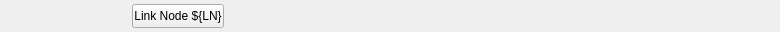
<?xml version="1.0" encoding="UTF-8"?>
<ui version="4.0">
 <class>Form</class>
 <widget class="QWidget" name="Form">
  <property name="geometry">
   <rect>
    <x>0</x>
    <y>0</y>
    <width>780</width>
    <height>32</height>
   </rect>
  </property>
  <property name="windowTitle">
   <string>Form</string>
  </property>
  <widget class="PyDMLabel" name="PyDMLabel">
   <property name="geometry">
    <rect>
     <x>14</x>
     <y>4</y>
     <width>40</width>
     <height>24</height>
    </rect>
   </property>
   <property name="toolTip">
    <string/>
   </property>
   <property name="alignment">
    <set>Qt::AlignCenter</set>
   </property>
   <property name="channel" stdset="0">
    <string>MPLN:${LOCA}:${IOC_UNIT}:${INST}:LCLSMODE_RBV</string>
   </property>
  </widget>
  <widget class="PyDMLabel" name="PyDMLabel_2">
   <property name="geometry">
    <rect>
     <x>58</x>
     <y>4</y>
     <width>64</width>
     <height>24</height>
    </rect>
   </property>
   <property name="toolTip">
    <string/>
   </property>
   <property name="alignment">
    <set>Qt::AlignCenter</set>
   </property>
   <property name="channel" stdset="0">
    <string>MPLN:${LOCA}:${IOC_UNIT}:${INST}:LN_TYPE</string>
   </property>
  </widget>
  <widget class="PyDMRelatedDisplayButton" name="PyDMRelatedDisplayButton">
   <property name="geometry">
    <rect>
     <x>132</x>
     <y>4</y>
     <width>92</width>
     <height>24</height>
    </rect>
   </property>
   <property name="toolTip">
    <string/>
   </property>
   <property name="text">
    <string>Link Node ${LN}</string>
   </property>
   <property name="filenames" stdset="0">
    <stringlist>
     <string>$PYDM/mps/mps_link_node.ui</string>
    </stringlist>
   </property>
   <property name="showIcon" stdset="0">
    <bool>false</bool>
   </property>
   <property name="macros" stdset="0">
    <stringlist>
     <string>P=${P},SLOT_FILE=LinkNode${LN}_slot.ui,LOCA=${LOCA},IOC_UNIT=${IOC_UNIT},INST=${INST},LN=${LN}</string>
    </stringlist>
   </property>
  </widget>
  <widget class="PyDMLabel" name="PyDMLabel_3">
   <property name="geometry">
    <rect>
     <x>234</x>
     <y>4</y>
     <width>110</width>
     <height>24</height>
    </rect>
   </property>
   <property name="toolTip">
    <string/>
   </property>
   <property name="alignment">
    <set>Qt::AlignCenter</set>
   </property>
   <property name="channel" stdset="0">
    <string>MPLN:${LOCA}:${IOC_UNIT}:${INST}:LN_SHM_NAME</string>
   </property>
  </widget>
  <widget class="PyDMLabel" name="PyDMLabel_4">
   <property name="geometry">
    <rect>
     <x>350</x>
     <y>4</y>
     <width>100</width>
     <height>24</height>
    </rect>
   </property>
   <property name="toolTip">
    <string/>
   </property>
   <property name="alignment">
    <set>Qt::AlignCenter</set>
   </property>
   <property name="channel" stdset="0">
    <string>MPLN:${LOCA}:${IOC_UNIT}:${INST}:FPGA_UPTIMECNT</string>
   </property>
  </widget>
  <widget class="PyDMLabel" name="PyDMLabel_5">
   <property name="geometry">
    <rect>
     <x>456</x>
     <y>4</y>
     <width>100</width>
     <height>24</height>
    </rect>
   </property>
   <property name="toolTip">
    <string/>
   </property>
   <property name="alignment">
    <set>Qt::AlignCenter</set>
   </property>
   <property name="channel" stdset="0">
    <string>MPLN:${LOCA}:${IOC_UNIT}:${INST}:CONFIG_VERSION</string>
   </property>
  </widget>
  <widget class="PyDMLabel" name="PyDMLabel_6">
   <property name="geometry">
    <rect>
     <x>560</x>
     <y>4</y>
     <width>100</width>
     <height>24</height>
    </rect>
   </property>
   <property name="toolTip">
    <string/>
   </property>
   <property name="alignment">
    <set>Qt::AlignCenter</set>
   </property>
   <property name="channel" stdset="0">
    <string>MPLN:${LOCA}:${IOC_UNIT}:${INST}:LN_LOCATION</string>
   </property>
  </widget>
  <widget class="PyDMLabel" name="PyDMLabel_7">
   <property name="geometry">
    <rect>
     <x>666</x>
     <y>4</y>
     <width>100</width>
     <height>24</height>
    </rect>
   </property>
   <property name="toolTip">
    <string/>
   </property>
   <property name="alignment">
    <set>Qt::AlignCenter</set>
   </property>
   <property name="channel" stdset="0">
    <string>MPLN:${LOCA}:${IOC_UNIT}:${INST}:LN_CPU_NAME</string>
   </property>
  </widget>
 </widget>
 <customwidgets>
  <customwidget>
   <class>PyDMLabel</class>
   <extends>QLabel</extends>
   <header>pydm.widgets.label</header>
  </customwidget>
  <customwidget>
   <class>PyDMRelatedDisplayButton</class>
   <extends>QPushButton</extends>
   <header>pydm.widgets.related_display_button</header>
  </customwidget>
 </customwidgets>
 <resources/>
 <connections/>
</ui>
